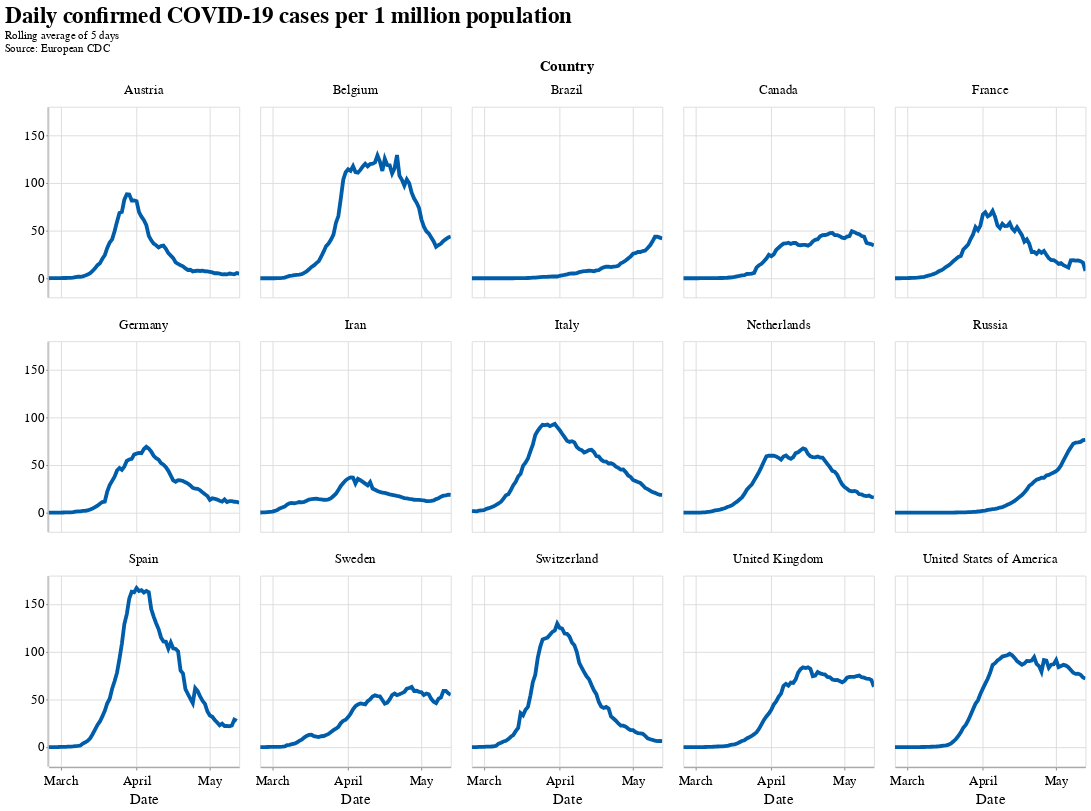

Notebook cell for this chart:
### Code cell
alt.Chart(filtered).mark_line().transform_window(
    averaged='mean(CasesPer1MPop)',
    frame=[0, 5],
    groupby=['Country']
).encode(
    x=alt.X('dateRep:T', title='Date'),
    y=alt.Y('averaged:Q', title=''),
    facet=alt.Facet('Country:N', columns=5),
    tooltip=alt.Tooltip(['dateRep', 'Country', 'popData2018'] + fields)
).properties(
    height=200,
    width=200,
    title={
      "text": ["Daily confirmed COVID-19 cases per 1 million population"], 
      "subtitle": ["Rolling average of 5 days", "Source: European CDC"]
    }
).interactive()

### Figure 1 — Vega-Lite specification as saved in the notebook (floating-point values rounded to 4 significant figures; data arrays with more than 128 entries replaced by an {"elided": "..."} marker saying what was removed)
{"config": {"view": {"width": 600, "height": 400}, "background": "#ffffff", "title": {"anchor": "start", "font": "Source Sans Pro, Arial, sans", "fontColor": "#000000", "fontSize": 24, "fontWeight": "bold"}, "arc": {"fill": "#005DA9"}, "area": {"fill": "#005DA9"}, "line": {"stroke": "#005DA9", "strokeWidth": 4}, "path": {"stroke": "#005DA9"}, "rect": {"fill": "#005DA9"}, "shape": {"stroke": "#005DA9"}, "bar": {"fill": "#005DA9"}, "point": {"stroke": "#005DA9"}, "symbol": {"fill": "#005DA9", "size": 60}, "axis": {"titleFont": "Source Sans Pro, sans", "titleFontSize": 16, "titleFontWeight": "normal", "labelFont": "Source Sans Pro, sans", "labelFontSize": 14, "labelFontWeight": "normal"}, "axisX": {"labelAngle": 0, "labelPadding": 4, "tickSize": 3}, "axisY": {"labelBaseline": "middle", "maxExtent": 45, "minExtent": 45, "tickSize": 2, "titleAlign": "left", "titleAngle": 0, "titleX": -45, "titleY": -11}, "headerFacet": {"titleFontSize": 16, "labelFontSize": 14}, "headerRow": {"titleFontSize": 16, "labelFontSize": 14}, "headerColumn": {"titleFontSize": 16, "labelFontSize": 14}, "legend": {"titleFont": "Source Sans Pro, sans", "titleFontSize": 16, "titleFontWeight": "normal", "symbolType": "circle", "labelFont": "Source Sans Pro, sans", "labelFontSize": 15}, "range": {"category": ["#AB377A", "#AEC067", "#9BC3B7", "#928285", "#F07F3C", "#FFE054", "#E30034", "#005DA9", "#644F54", "#5EA290", "#769F3B", "#812161", "#E36319", "#F5C631"]}}, "data": {"name": "data-6cce0f1cbe68456dd48361ed879d6e50"}, "mark": "line", "encoding": {"facet": {"type": "nominal", "columns": 5, "field": "Country"}, "tooltip": [{"type": "temporal", "field": "dateRep"}, {"type": "nominal", "field": "Country"}, {"type": "quantitative", "field": "popData2018"}, {"type": "quantitative", "field": "TotalCasesPer1MPop"}, {"type": "quantitative", "field": "TotalDeathsPer1MPop"}, {"type": "quantitative", "field": "CasesPer1MPop"}, {"type": "quantitative", "field": "DeathsPer1MPop"}, {"type": "quantitative", "field": "TotalCases"}, {"type": "quantitative", "field": "TotalDeaths"}, {"type": "quantitative", "field": "Lethality"}, {"type": "quantitative", "field": "cases"}, {"type": "quantitative", "field": "deaths"}], "x": {"type": "temporal", "field": "dateRep", "title": "Date"}, "y": {"type": "quantitative", "field": "averaged", "title": ""}}, "height": 200, "selection": {"selector002": {"type": "interval", "bind": "scales", "encodings": ["x", "y"]}}, "title": {"text": ["Daily confirmed COVID-19 cases per 1 million population"], "subtitle": ["Rolling average of 5 days", "Source: European CDC"]}, "transform": [{"window": [{"op": "mean", "field": "CasesPer1MPop", "as": "averaged"}], "frame": [0, 5], "groupby": ["Country"]}], "width": 200, "$schema": "https://vega.github.io/schema/vega-lite/v4.0.2.json", "datasets": {"data-6cce0f1cbe68456dd48361ed879d6e50": {"elided": "1184 records"}}}
